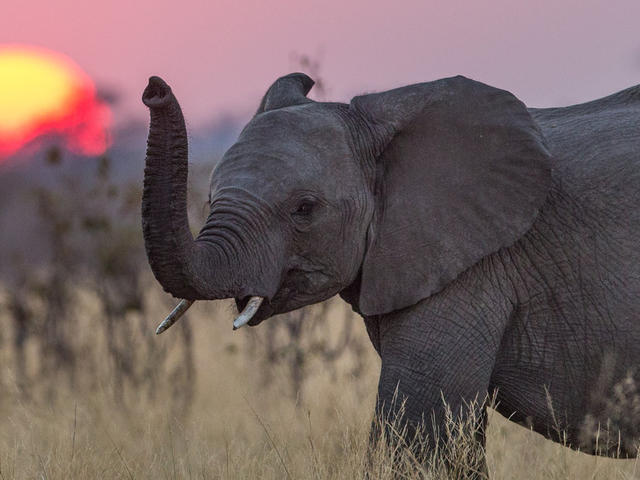
#> input picture 2-ops-imagens/elephant.jpg, 640 x 480 px
$ python imageops.py
#> lines starting #> are read from the running program, lines starting #| are printed output that depends on the picture; after the words box and inside, x2 and y2 are one past the last pixel; in counts of white or black regions, pixels touching at a corner belong together
import cv2
import numpy as np

img = cv2.imread('elephant.jpg', cv2.IMREAD_COLOR)
#> img is the input picture: shape (480, 640, 3); mean B, G, R 96.4, 97, 115.1

# Obtém o pixel localizado na coordenada 100, 100
# O pixel é representado por uma lista [ B, G, R ],
# onde B é a intensidade do azul, G do verde e R do vermelho.
px = img[100, 100]
#> px = [92, 75, 166]
print(px)
#| [ 92  75 166]

# Obtém o valor da intensidade do canal azul do pixel
# Posição:
# 0 - azul
# 1 - verde
# 2 - vermelho
blue = img[100, 100, 0]
#> blue = 92
print(blue)
#| 92

# Para modificar um pixel, basta atribuir uma nova lista
# à determinada posição da imagem.
# Aumenta o valor da intensidade de cada cor em 20 em uma
# região da imagem de largura 50 e altura 100 px.
for lin in range(100, 200):
  for col in range(200, 250):
    old = img[lin, lin]
    r = old[2] + 20
    g = old[1] + 20
    b = old[0] + 20
    img[lin, col] = [b, g, r]
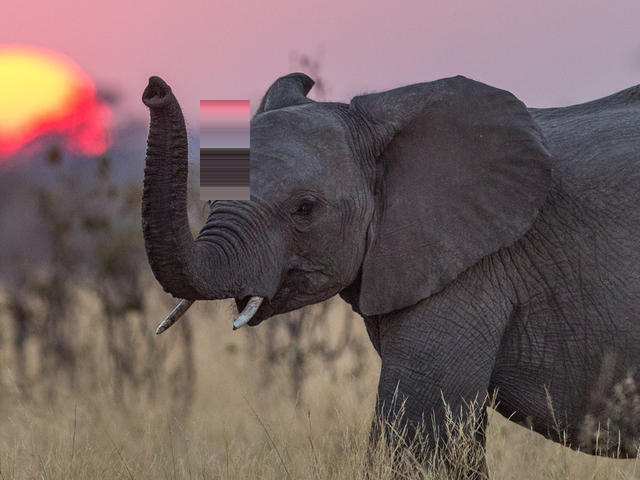
#> img: shape (480, 640, 3); 1.63% of pixels changed, all inside (x1, y1, x2, y2) = (200, 100, 250, 200)

region = img[100:200, 150:250]
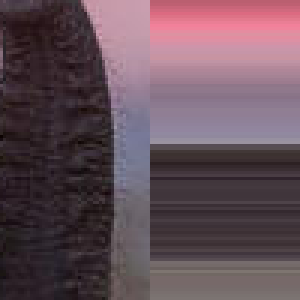
#> region: shape (100, 100, 3) (shown 3 times larger); mean B, G, R 88.3, 78.7, 100.3
#> (the run stopped early here; a loop or call above may not have finished)
